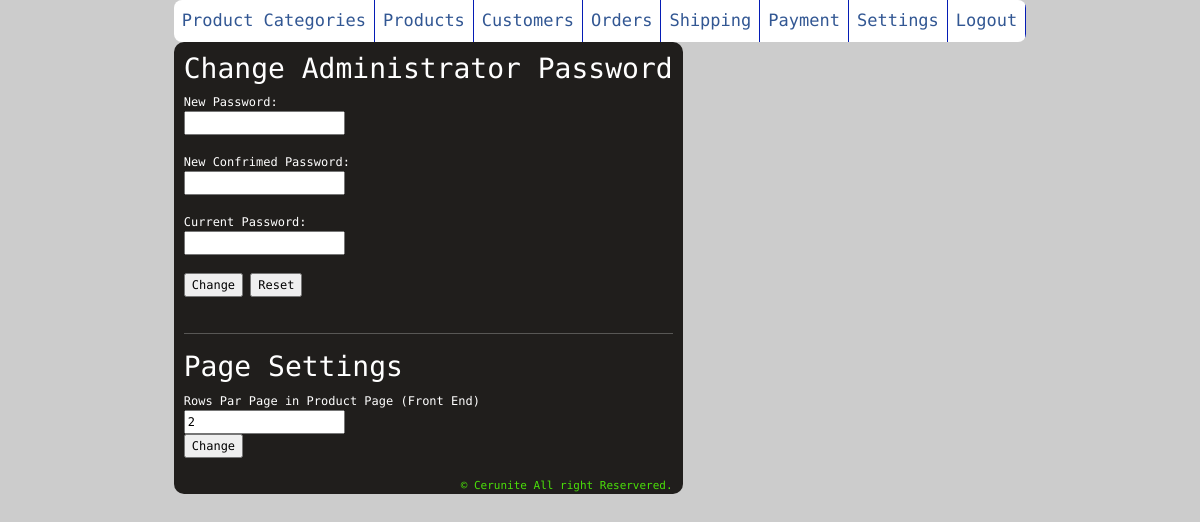
Page /admin/home.php?page=settings (signed in) on the earlier database version.
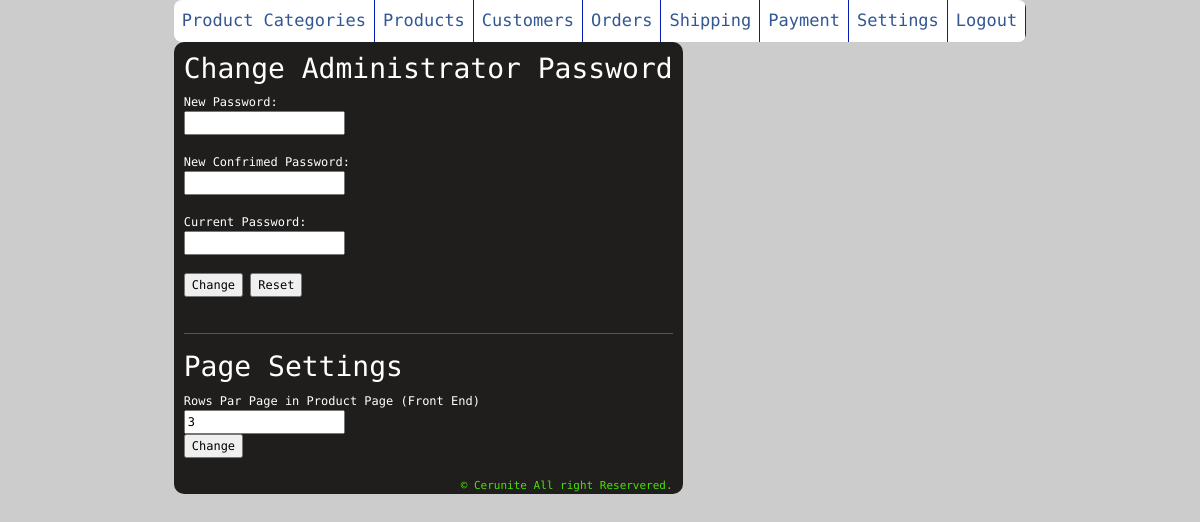
Same page on the later database version.
### tables this page shows
CREATE TABLE `settings` (
  `settingcode` int(11) NOT NULL,
  `value` int(11) NOT NULL
);

### admin/lib/function.php (called while the page is built, shortened)
<?
	function getData($sql){
		require('./config/connect.php');
		$result = mysqli_query($mydb, $sql);
		$i = 0;
		while($row = mysqli_fetch_array($result)){
			$data[$i++] = $row;
		}
		return $data;
	}
?>

### admin/settings.php (the view, shortened to what this page needs)
<?
	require_once('lib/function.php');
?>
<h3>Change Administrator Password</h3>
<form method="post" action="home.php?page=changepwd">
	New Password:<BR>
	<input type="password"><BR><BR>
	New Confrimed Password:<BR>
	<input type="password" name="cpwd" id="cpwd"><BR><BR>
	Current Password:<BR>
	<input type="password" name="pwd" id="pwd"><BR><BR>
	<input type="submit" value="Change">
	<input type="reset" value="Reset">
</form>
<div class="space"></div>
<hr />
<?
	$sql = "SELECT * FROM settings";
	$row = 	getData($sql);
?>
<h3>Page Settings</h3>
<form method="post" action="?page=settingssave">
	Rows Par Page in Product Page (Front End)<BR>
	<input type="text" name="value"  id="value" value="<? echo($row[0]['value']) ?>">
    <BR/>
	<input type="submit" value="Change">
</form>
<div class="space"></div>

Differences in the rows shown:
changed settings: value "2" → "3"
